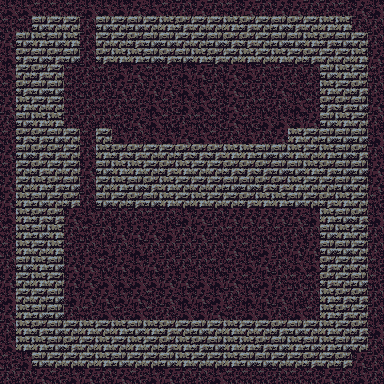

Below is a game level as drawn by its tile map, then a one-line description and the .tmx that defines it (tile-layer data replaced by summaries):
An orthogonal 24x24 tile map with 16x16 px tiles, 1 tile layer (tile) and 67 objects (2x transfloor1).

<map version="1.0" tiledversion="1.1.2" orientation="orthogonal" renderorder="right-down" width="24" height="24" tilewidth="16" tileheight="16" infinite="0" nextobjectid="95">
 <tileset firstgid="1" source="tileset.tsx" />
 <layer name="tile" width="24" height="24">
  <data>[576 cells, 576 non-empty, 8 distinct tile ids]</data>
 </layer>
 <objectgroup name="furniture">
  <object id="1" gid="10" x="80" y="48" width="16" height="16" />
  <object id="2" gid="49" x="112" y="96" width="16" height="16">
   <properties>
    <property name="activationtarget" value="[[5,11]]" />
    <property name="useractivationtext" value="You hear a grinding sound as you pull the lever." />
   </properties>
  </object>
  <object id="3" gid="49" x="144" y="96" width="16" height="16">
   <properties>
    <property name="activationtarget" value="[[5,8],[5,3]]" />
    <property name="useractivationtext" value="You pull the lever. Huge stone blocks drop from the ceiling blocking all doorways in the room!" />
   </properties>
  </object>
  <object id="4" gid="49" x="176" y="96" width="16" height="16">
   <properties>
    <property name="activationtarget" value="[[5,8],[5,3]]" />
    <property name="useractivationtext" value="You pull the lever. Huge stone blocks drop from the ceiling blocking all doorways in the room!" />
   </properties>
  </object>
  <object id="5" gid="49" x="208" y="96" width="16" height="16">
   <properties>
    <property name="activationtarget" value="[[5,10]]" />
    <property name="useractivationtext" value="You hear a grinding sound as you pull the lever." />
   </properties>
  </object>
  <object id="6" gid="49" x="240" y="96" width="16" height="16">
   <properties>
    <property name="activationtarget" value="[[5,8],[5,3]]" />
    <property name="useractivationtext" value="You pull the lever. Huge stone blocks drop from the ceiling blocking all doorways in the room!" />
   </properties>
  </object>
  <object id="9" gid="49" x="272" y="96" width="16" height="16">
   <properties>
    <property name="activationtarget" value="[[5,9]]" />
    <property name="useractivationtext" value="You hear a grinding sound as you pull the lever." />
   </properties>
  </object>
  <object id="23" gid="52" x="96" y="240" width="16" height="16" />
  <object id="24" gid="52" x="96" y="304" width="16" height="16" />
  <object id="26" gid="52" x="144" y="240" width="16" height="16" />
  <object id="27" gid="52" x="144" y="304" width="16" height="16" />
  <object id="28" gid="52" x="192" y="240" width="16" height="16" />
  <object id="29" gid="52" x="192" y="304" width="16" height="16" />
  <object id="30" gid="52" x="240" y="240" width="16" height="16" />
  <object id="31" gid="52" x="240" y="304" width="16" height="16" />
  <object id="32" gid="52" x="288" y="240" width="16" height="16" />
  <object id="33" gid="52" x="288" y="304" width="16" height="16" />
  <object id="34" gid="54" x="304" y="272" width="16" height="16">
   <properties>
    <property name="description" value="A tomb of Sir Arthur Grimwin. You don't recognize the name." />
   </properties>
  </object>
  <object id="37" gid="53" x="112" y="144" width="16" height="16">
   <properties>
    <property name="description" value="Statue of a rabbit." />
   </properties>
  </object>
  <object id="38" gid="53" x="144" y="144" width="16" height="16">
   <properties>
    <property name="description" value="Statue of a wolf." />
   </properties>
  </object>
  <object id="40" gid="53" x="208" y="144" width="16" height="16">
   <properties>
    <property name="description" value="Statue of a iguana." />
   </properties>
  </object>
  <object id="41" gid="53" x="240" y="144" width="16" height="16">
   <properties>
    <property name="description" value="Statue of a mouse." />
   </properties>
  </object>
  <object id="42" gid="53" x="272" y="144" width="16" height="16">
   <properties>
    <property name="description" value="Statue of a armadillo." />
   </properties>
  </object>
  <object id="43" gid="53" x="304" y="96" width="16" height="16">
   <properties>
    <property name="description" value="Three letters are carved on the side of the statue: AIR." />
   </properties>
  </object>
  <object id="44" gid="12" x="80" y="160" width="16" height="16" />
  <object id="45" gid="12" x="80" y="176" width="16" height="16" />
  <object id="46" gid="12" x="80" y="192" width="16" height="16" />
  <object id="47" gid="73" x="64" y="112" width="16" height="16" />
  <object id="48" gid="73" x="240" y="80" width="16" height="16" />
  <object id="49" gid="74" x="64" y="240" width="16" height="16" />
  <object id="50" gid="74" x="112" y="320" width="16" height="16" />
  <object id="51" gid="74" x="128" y="320" width="16" height="16" />
  <object id="52" gid="74" x="160" y="320" width="16" height="16" />
  <object id="53" gid="74" x="176" y="320" width="16" height="16" />
  <object id="54" gid="74" x="208" y="320" width="16" height="16" />
  <object id="55" gid="74" x="224" y="320" width="16" height="16" />
  <object id="56" gid="74" x="256" y="320" width="16" height="16" />
  <object id="57" gid="74" x="272" y="320" width="16" height="16" />
  <object id="58" gid="74" x="112" y="224" width="16" height="16" />
  <object id="59" gid="74" x="128" y="224" width="16" height="16" />
  <object id="60" gid="74" x="160" y="224" width="16" height="16" />
  <object id="61" gid="74" x="176" y="224" width="16" height="16" />
  <object id="62" gid="74" x="208" y="224" width="16" height="16" />
  <object id="63" gid="74" x="224" y="224" width="16" height="16" />
  <object id="64" gid="74" x="256" y="224" width="16" height="16" />
  <object id="65" gid="74" x="272" y="224" width="16" height="16" />
  <object id="67" gid="75" x="176" y="144" width="16" height="16">
   <properties>
    <property name="description" value="Destroyed statue." />
   </properties>
  </object>
  <object id="68" gid="69" x="64" y="256" width="16" height="16" />
  <object id="69" gid="69" x="64" y="288" width="16" height="16" />
  <object id="74" type="transfloor1" gid="7" x="80" y="64" width="16" height="16" />
  <object id="75" type="transfloor1" gid="7" x="80" y="144" width="16" height="16" />
  <object id="80" gid="68" x="272" y="272" width="16" height="16" />
  <object id="81" gid="70" x="128" y="80" width="16" height="16" />
  <object id="82" gid="70" x="160" y="80" width="16" height="16" />
  <object id="83" gid="70" x="192" y="80" width="16" height="16" />
  <object id="84" gid="70" x="224" y="80" width="16" height="16" />
  <object id="85" gid="70" x="256" y="80" width="16" height="16" />
  <object id="86" gid="85" x="64" y="128" width="16" height="16" />
  <object id="87" gid="91" x="208" y="240" width="16" height="16" />
  <object id="88" gid="91" x="80" y="304" width="16" height="16" />
  <object id="89" gid="90" x="80" y="80" width="16" height="16" />
 </objectgroup>
 <objectgroup name="creature">
  <object id="91" gid="249" x="304" y="256" width="16" height="16">
   <properties>
    <property name="probability" value="69" />
   </properties>
  </object>
  <object id="92" gid="250" x="304" y="112" width="16" height="16" />
 </objectgroup>
 <objectgroup name="item">
  <object id="90" gid="222" x="272" y="272" width="16" height="16" />
  <object id="93" gid="212" x="192" y="80" width="16" height="16">
   <properties>
    <property name="probability" value="5" />
   </properties>
  </object>
  <object id="94" gid="212" x="256" y="80" width="16" height="16">
   <properties>
    <property name="probability" value="5" />
   </properties>
  </object>
 </objectgroup>
 <objectgroup name="description" visible="0">
  <object id="79" x="80" y="64" width="16" height="16">
   <properties>
    <property name="text" value="When you enter the room you notice corpses and small scraping marks on the floor. There is also six levers and many animal statues beside the wall." />
   </properties>
  </object>
 </objectgroup>
</map>
